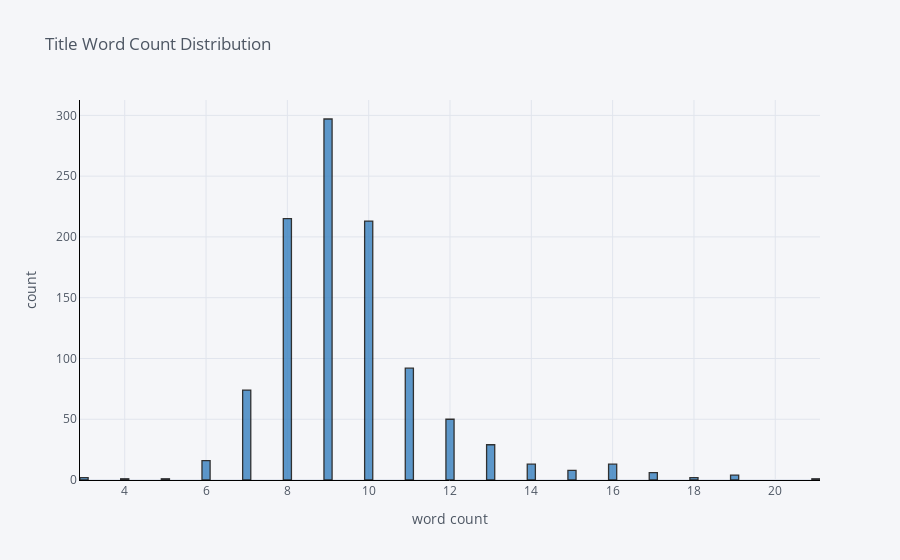

This figure's notebook cell:
### Code cell
df['word_count'].iplot(
    kind='hist',
    bins=100,
    xTitle='word count',
    linecolor='black',
    yTitle='count',
    title='Title Word Count Distribution',
    color='blue')

### Figure 1 — Plotly figure (JSON) as saved in the notebook; plotly's stock layout.template omitted (floating-point values rounded to 4 significant figures; data arrays with more than 128 entries replaced by an {"elided": "..."} marker saying what was removed)
{"data": [{"histfunc": "count", "histnorm": "", "marker": {"color": "rgba(55, 128, 191, 1.0)", "line": {"color": "#000000", "width": 1.3}}, "name": "word_count", "nbinsx": 100, "opacity": 0.8, "orientation": "v", "type": "histogram", "x": {"elided": "1037 int values"}}], "layout": {"barmode": "overlay", "legend": {"bgcolor": "#F5F6F9", "font": {"color": "#4D5663"}}, "paper_bgcolor": "#F5F6F9", "plot_bgcolor": "#F5F6F9", "title": {"font": {"color": "#4D5663"}, "text": "Title Word Count Distribution"}, "xaxis": {"gridcolor": "#E1E5ED", "linecolor": "black", "showgrid": true, "tickfont": {"color": "#4D5663"}, "title": {"font": {"color": "#4D5663"}, "text": "word count"}, "zerolinecolor": "#E1E5ED"}, "yaxis": {"gridcolor": "#E1E5ED", "linecolor": "black", "showgrid": true, "tickfont": {"color": "#4D5663"}, "title": {"font": {"color": "#4D5663"}, "text": "count"}, "zerolinecolor": "#E1E5ED"}}}
